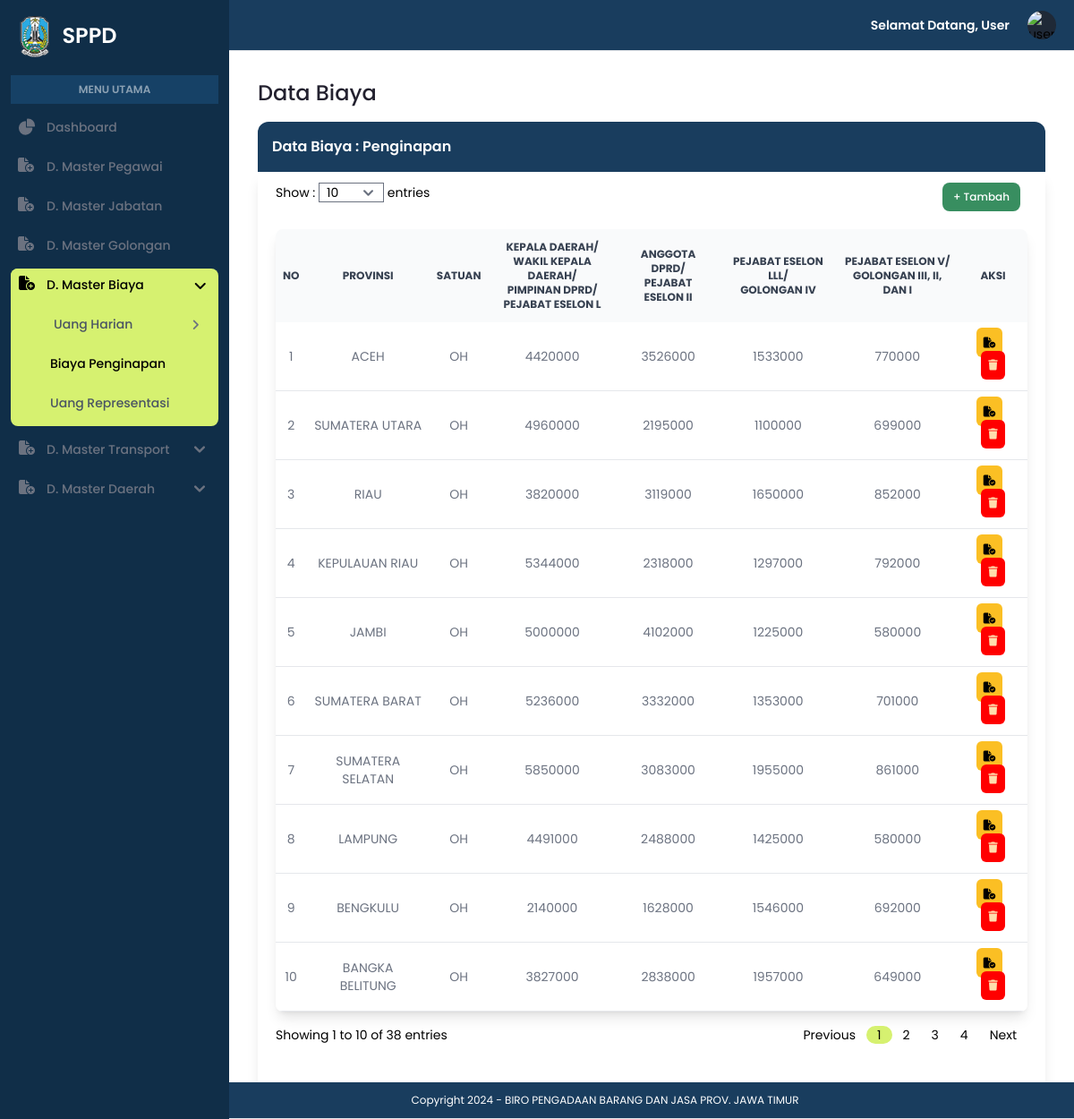
Page /admin/data_penginapan.php on the committed database.
### tables this page shows
CREATE TABLE `penginapan` (
  `kode_provinsi` varchar(10) NOT NULL,
  `p1` varchar(100) NOT NULL,
  `p2` varchar(100) NOT NULL,
  `p3` varchar(100) NOT NULL,
  `p4` varchar(100) NOT NULL
);

CREATE TABLE `provinsi` (
  `kode_provinsi` varchar(10) NOT NULL,
  `nama_provinsi` varchar(100) NOT NULL,
  `ibukota_provinsi` varchar(100) NOT NULL
);

### admin/data_penginapan.php (the view, shortened to what this page needs)
<?php
include '../koneksi.php';
?>
<!DOCTYPE html>
<html lang="en">
<head>
    <link rel="stylesheet" href="../assets/css/style.css">
    <link rel="stylesheet" href="https://cdnjs.cloudflare.com/ajax/libs/font-awesome/6.5.1/css/all.min.css" />
    <link href="https://cdnjs.cloudflare.com/ajax/libs/flowbite/2.3.0/flowbite.min.css" rel="stylesheet" />
    <script src="https://cdn.tailwindcss.com"></script>
</head>
<body>
    <section id="sidebar">
        <?php include "../navbar.php"; ?>
        <aside id="logo-sidebar" class="fixed top-0 left-0 z-40 w-64 h-screen transition-transform -translate-x-full sm:translate-x-0" aria-label="Sidebar">
            <div class="h-full px-3 py-4 overflow-y-auto bg-[#102E48]">
                <a href="#" class="flex ms-2 md:me-24 mb-5">
                    <img src="../assets/img/logo.png" class="h-12 me-3" />
                    <span class="self-center text-2xl font-semibold whitespace-nowrap text-white">SPPD</span>
                </a>
                <div class="bg-[#276EAC4D] mb-2 py-2 px-5 text-center">
                    <p class="font-semibold text-xs text-white/50">MENU UTAMA</p>
                </div>
                <ul class="space-y-2 font-medium">
                    <li>
                        <a href="admin.php" class="flex items-center p-2 text-gray-500 rounded-lg hover:bg-[#D6F170] hover:text-black group">
                            <span class="ms-3 text-sm">Dashboard</span>
                        </a>
                    </li>
                    <li>
                        <a href="data_pegawai.php" class="flex items-center p-2 text-gray-500 rounded-lg hover:bg-[#D6F170] hover:text-black group">
                            <i class="fa-solid fa-file-circle-plus w-5 h-5 text-gray-500 transition duration-75 group-hover:text-black"></i>
                            <span class="text-sm ms-3 whitespace-nowrap">D. Master Pegawai</span>
                        </a>
                    </li>
                    <li>
                        <a href="data_jabatan.php" class="flex items-center p-2 text-gray-500 rounded-lg hover:bg-[#D6F170] hover:text-black group">
                            <i class="fa-solid fa-file-circle-plus w-5 h-5 text-gray-500 transition duration-75 group-hover:text-black"></i>
                            <span class="text-sm ms-3 whitespace-nowrap">D. Master Jabatan</span>
                        </a>
                    </li>
                    <li>
                        <a href="data_golongan.php" class="flex items-center p-2 text-gray-500 rounded-lg hover:bg-[#D6F170] hover:text-black group">
                            <i class="fa-solid fa-file-circle-plus w-5 h-5 text-gray-500 transition duration-75 group-hover:text-black"></i>
                            <span class="text-sm ms-3 whitespace-nowrap">D. Master Golongan</span>
                        </a>
                    </li>
                    <li class="bg-[#D6F170] rounded-lg">
                        <button type="button" class="flex items-center p-2 rounded-lg bg-[#D6F170] text-black hover:text-black group active" aria-controls="dropdown-mb" data-collapse-toggle="dropdown-mb">
                            <i class="fa-solid fa-file-circle-plus w-5 h-5 text-black transition duration-75 group-hover:text-black"></i>
                            <span class="flex-1 ms-3 whitespace-nowrap pr-14 text-sm">D. Master Biaya</span>
                            <i class="fa-solid fa-angle-down w-3 h-3 black group-hover:text-black"></i>
                        </button>
                        <ul id="dropdown-mb" class="py-2 space-y-2 text-sm">
                            <li>
                                <button type="button" class="flex items-center p-2 pl-5 rounded-lg hover:bg-[#D6F170] text-gray-600 hover:text-black group" aria-controls="dropdown-uha" data-collapse-toggle="dropdown-uha">
                                    <span class="flex-1 ms-3 whitespace-nowrap pr-16 text-sm px-4">Uang Harian</span>
                                    <i class="fa-solid fa-angle-right w-3 h-3 text-gray-500 group-hover:text-black"></i>
                                </button>
                            </li>
                            <li>
                                <a href="data_penginapan.php" class="flex items-center w-full p-2 text-black transition duration-75 rounded-lg pl-11 group">Biaya Penginapan</a>
                            </li>
                            <li>
                                <a href="data_ur.php" class="flex items-center w-full p-2 text-gray-600 transition duration-75 rounded-lg pl-11 group hover:bg-[#D6F170] hover:text-black">Uang Representasi</a>
                            </li>
                        </ul>
                    </li>
                    <li>
                        <button type="button" class="flex items-center p-2 pr-4 rounded-lg hover:bg-[#D6F170] text-gray-500 hover:text-black group" aria-controls="dropdown-mt" data-collapse-toggle="dropdown-mt">
                            <i class="fa-solid fa-file-circle-plus w-5 h-5 text-gray-500 transition duration-75 group-hover:text-black"></i>
                            <span class="text-sm ms-3 whitespace-nowrap pr-7">D. Master Transport</span>
                            <svg class="w-3 h-3 text-gray-500 group-hover:text-black" aria-hidden="true" xmlns="http://www.w3.org/2000/svg" fill="none" viewBox="0 0 10 6">
                                <path stroke="currentColor" stroke-linecap="round" stroke-linejoin="round" stroke-width="2" d="m1 1 4 4 4-4" />
                            </svg>
                        </button>
                    </li>
                    <li>
                        <button type="button" class="flex items-center p-2 pr-4 rounded-lg hover:bg-[#D6F170] text-gray-500 hover:text-black group" aria-controls="dropdown-md" data-collapse-toggle="dropdown-md">
                            <i class="fa-solid fa-file-circle-plus w-5 h-5 text-gray-500 transition duration-75 group-hover:text-black"></i>
                            <span class="text-sm ms-3 whitespace-nowrap pr-11">D. Master Daerah</span>
                            <svg class="w-3 h-3 text-gray-500 group-hover:text-black" aria-hidden="true" xmlns="http://www.w3.org/2000/svg" fill="none" viewBox="0 0 10 6">
                                <path stroke="currentColor" stroke-linecap="round" stroke-linejoin="round" stroke-width="2" d="m1 1 4 4 4-4" />
                            </svg>
                        </button>
                    </li>
                </ul>
            </div>
        </aside>
        <?php
        $batas = isset($_GET['batas']) ? (int)$_GET['batas'] : 10;
        $halaman = isset($_GET['halaman']) ? (int)$_GET['halaman'] : 1;
        $halaman_awal = ($halaman > 1) ? ($halaman * $batas) - $batas : 0;
        $query_total = "SELECT COUNT(*) as total FROM penginapan";
        $result_total = $koneksi->query($query_total);
        $row_total = $result_total->fetch_assoc();
        $total_entries = $row_total['total'];
        $total_halaman = ceil($total_entries / $batas);
        $start_entry = $halaman_awal + 1;
        $end_entry = min($halaman_awal + $batas, $total_entries);
        ?>
        <div class="p-4 sm:ml-64">
            <div class="p-4 mt-14">
                <h1 class="text-[#23212F] font-medium text-2xl">Data Biaya</h1>
                <div class="border-solid">
                    <div class="bg-[#193D5E] rounded-t-xl mt-4 p-4">
                        <h1 class="text-white text-md font-semibold">Data Biaya : Penginapan</h1>
                    </div>
                    <div class="shadow-lg px-5 py-3">
                        <div class="flex justify-between">
                            <div class="text-sm">
                                <form method="GET" action="">
                                    <label for="batas">Show :</label>
                                    <select name="batas" id="batas" class="form-control input-sm px-2" onchange="this.form.submit()">
                                        <option value="10" <?php if ($batas == 10) echo 'selected'; ?>>10</option>
                                    </select>
                                    <label for="batas">entries</label>
                                </form>
                            </div>
                            <div class=" flex float-right">
                                <button data-modal-target="default-modal" data-modal-toggle="default-modal" class="focus:outline-none text-white bg-[#388E60] hover:bg-green-800 focus:ring-4 focus:ring-green-300 font-medium rounded-lg text-xs px-3 py-2 me-2 mb-2" type="button">
                                    + Tambah
                                </button>
                            </div>
                        </div>
                        <div class="overflow-x-auto shadow-lg sm:rounded-lg mt-3">
                            <table class="w-full text-sm text-left rtl:text-right text-gray-500">
                                <thead class="text-xs text-gray-700 uppercase bg-gray-50 text-center">
                                    <tr>
                                        <th scope="col" class="px-2 py-3">
                                            No
                                        </th>
                                        <th scope="col" class="px-2 py-3">
                                            Provinsi
                                        </th>
                                        <th scope="col" class="px-2 py-3">
                                            Satuan
                                        </th>
                                        <th scope="col" class="px-2 py-3">
                                            Kepala Daerah/ <br>Wakil Kepala Daerah/ <br>Pimpinan DPRD/ <br>Pejabat Eselon l
                                        </th>
                                        <th scope="col" class="px-2 py-3">
                                            Anggota DPRD/ <br>Pejabat Eselon II
                                        </th>
                                        <th scope="col" class="px-2 py-3">
                                            Pejabat Eselon lll/<br>Golongan IV
                                        </th>
                                        <th scope="col" class="px-2 py-3">
                                            Pejabat Eselon V/<br>Golongan III, II, dan I
                                        </th>
                                        <th scope="col" class="px-2 py-3">
                                            Aksi
                                        </th>
                                    </tr>
                                </thead>
                                <tbody>
                                    <?php
                                    $query = "SELECT penginapan.kode_provinsi, provinsi.nama_provinsi, penginapan.p1, penginapan.p2, penginapan.p3, penginapan.p4
                                FROM penginapan
                                JOIN provinsi ON penginapan.kode_provinsi = provinsi.kode_provinsi
                                LIMIT $halaman_awal, $batas";
                                    $result = $koneksi->query($query);
                                    if ($result) {
                                        if ($result->num_rows > 0) {
                                            $nomor = $halaman_awal + 1;
                                            while ($row = $result->fetch_assoc()) {
                                                echo "<tr class='bg-white border-b hover:bg-gray-50'>";
                                                echo "<td class='px-2 py-3 text-center'>" . $nomor++ . "</td>";
                                                echo "<td class='px-2 py-3 text-center'>" . $row['nama_provinsi'] . "</td>";
                                                echo "<td class='px-2 py-3 text-center'>OH</td>";
                                                echo "<td class='px-2 py-3 text-center'>" . $row['p1'] . "</td>";
                                                echo "<td class='px-2 py-3 text-center'>" . $row['p2'] . "</td>";
                                                echo "<td class='px-2 py-3 text-center'>" . $row['p3'] . "</td>";
                                                echo "<td class='px-2 py-3 text-center'>" . $row['p4'] . "</td>";
                                                echo "<td class='px-2 py-3 text-center'>
                                                <a href='edit_dtpgp.php?edit=" . $row['kode_provinsi'] . "' class='font-medium bg-amber-400 hover:bg-amber-500 text-black p-2 rounded-md text-xs mr-2 text-center'>
                                                    <i class='fa-solid fa-file-circle-check'></i>
                                                </a>
                                                <a href='proses_delete_dtpgp.php?delete=" . $row['kode_provinsi'] . "' onclick='return confirmDelete()' type='button' class='font-medium bg-[#ff0000] hover:bg-red-800 text-[#ffdead] p-2 rounded-md text-xs text-center'>
                                                    <i class='fa-solid fa-trash'></i>
                                                </a>
                                            </td>";
                                                echo "</tr>";
                                            }
                                        } else {
                                            echo "<tr><td colspan='7' class='text-center p-2'>Tidak ada data</td></tr>";
                                        }
                                    } else {
                                        echo "<tr><td colspan='7' class='text-center'>Error: " . $koneksi->error . "</td></tr>";
                                    }
                                    ?>
                                </tbody>
                            </table>
                        </div>
                        <div class="flex justify-between text-sm mx-auto">
                            <div class="pt-4">
                                <?php echo "Showing $start_entry to $end_entry of $total_entries entries"; ?>
                            </div>
                            <div>
                                <nav class="flex items-center flex-column flex-wrap md:flex-row justify-between pt-4 mb-10" aria-label="Table navigation">
                                    <ul class=" flex pagination justify-content-center">
                                        <li class="page-item px-3">
                                            <a class="page-link" <?php if ($halaman > 1) {
                                                                        echo "href='?halaman=" . ($halaman - 1) . "&batas=$batas'";
                                                                    } ?>>Previous</a>
                                        </li>
                                        <?php
                                        for ($x = max(1, $halaman - 5); $x <= min($halaman + 5, $total_halaman); $x++) {
                                        ?>
                                            <li class="page-item px-3 <?php if ($x == $halaman) echo 'active'; ?>">
                                                <a class="page-link" href="?halaman=<?php echo $x ?>&batas=<?php echo $batas ?>"><?php echo $x; ?></a>
                                            </li>
                                        <?php
                                        }
                                        ?>
                                        <li class="page-item px-3">
                                            <a class="page-link" <?php if ($halaman < $total_halaman) {
                                                                        echo "href='?halaman=" . ($halaman + 1) . "&batas=$batas'";
                                                                    } ?>>Next</a>
                                        </li>
                                    </ul>
                                </nav>
                            </div>
                        </div>
                    </div>
                </div>
            </div>
        </div>
    </section>
    <section id="footer">
        <?php include "../footer.php"; ?>
    </section>
</body>
</html>

### rows in the picture
penginapan: kode_provinsi.nama_provinsi "ACEH", p1 "4420000", p2 "3526000", p3 "1533000", p4 "770000"
penginapan: kode_provinsi.nama_provinsi "SUMATERA UTARA", p1 "4960000", p2 "2195000", p3 "1100000", p4 "699000"
penginapan: kode_provinsi.nama_provinsi "RIAU", p1 "3820000", p2 "3119000", p3 "1650000", p4 "852000"
penginapan: kode_provinsi.nama_provinsi "KEPULAUAN RIAU", p1 "5344000", p2 "2318000", p3 "1297000", p4 "792000"
penginapan: kode_provinsi.nama_provinsi "JAMBI", p1 "5000000", p2 "4102000", p3 "1225000", p4 "580000"
penginapan: kode_provinsi.nama_provinsi "SUMATERA BARAT", p1 "5236000", p2 "3332000", p3 "1353000", p4 "701000"
penginapan: kode_provinsi.nama_provinsi "SUMATERA SELATAN", p1 "5850000", p2 "3083000", p3 "1955000", p4 "861000"
penginapan: kode_provinsi.nama_provinsi "LAMPUNG", p1 "4491000", p2 "2488000", p3 "1425000", p4 "580000"
penginapan: kode_provinsi.nama_provinsi "BENGKULU", p1 "2140000", p2 "1628000", p3 "1546000", p4 "692000"
penginapan: kode_provinsi.nama_provinsi "BANGKA BELITUNG", p1 "3827000", p2 "2838000", p3 "1957000", p4 "649000"

### other values in the picture
$start_entry "1"
$end_entry "10"
$total_entries "38"
